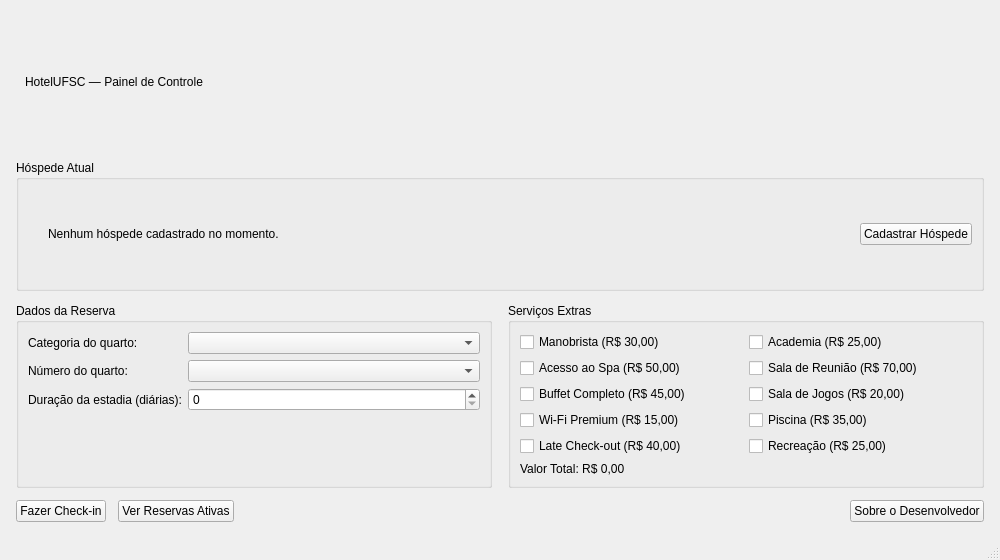
<?xml version="1.0" encoding="UTF-8"?>
<ui version="4.0">
 <class>JanelaPrincipal</class>
 <widget class="QMainWindow" name="JanelaPrincipal">
  <property name="geometry">
   <rect>
    <x>0</x>
    <y>0</y>
    <width>1000</width>
    <height>560</height>
   </rect>
  </property>
  <property name="windowTitle">
   <string>HotelUFSC - Painel de Controle</string>
  </property>
  <property name="objectName">
   <string>JanelaPrincipal</string>
  </property>
  <widget class="QWidget" name="centralwidget">
   <layout class="QVBoxLayout" name="rootLayout">
    <property name="spacing">
     <number>12</number>
    </property>
    <property name="leftMargin">
     <number>16</number>
    </property>
    <property name="topMargin">
     <number>16</number>
    </property>
    <property name="rightMargin">
     <number>16</number>
    </property>
    <property name="bottomMargin">
     <number>16</number>
    </property>

    <item>
     <widget class="QFrame" name="dashboardHeaderFrame">
      <property name="objectName">
       <string>dashboardHeaderFrame</string>
      </property>
      <layout class="QVBoxLayout" name="dashboardHeaderLayout">
       <item>
        <widget class="QLabel" name="dashboardTituloLabel">
         <property name="text">
          <string>HotelUFSC — Painel de Controle</string>
         </property>
         <property name="objectName">
          <string>dashboardTituloLabel</string>
         </property>
        </widget>
       </item>
      </layout>
     </widget>
    </item>

    <item>
     <widget class="QGroupBox" name="hospedeAtualGroupBox">
      <property name="title">
       <string>Hóspede Atual</string>
      </property>
      <layout class="QHBoxLayout" name="hospedeAtualLayout">
       <item>
        <widget class="QLabel" name="indicadorStatusLabel">
         <property name="minimumSize">
          <size>
           <width>14</width>
           <height>14</height>
          </size>
         </property>
         <property name="maximumSize">
          <size>
           <width>14</width>
           <height>14</height>
          </size>
         </property>
         <property name="text">
          <string/>
         </property>
         <property name="objectName">
          <string>indicadorStatusLabel</string>
         </property>
        </widget>
       </item>
       <item>
        <widget class="QLabel" name="hospedeAtualLabel">
         <property name="text">
          <string>Nenhum hóspede cadastrado no momento.</string>
         </property>
         <property name="objectName">
          <string>hospedeAtualLabel</string>
         </property>
        </widget>
       </item>
       <item>
        <spacer name="hospedeAtualSpacer">
         <property name="orientation">
          <enum>Qt::Horizontal</enum>
         </property>
         <property name="sizeHint" stdset="0">
          <size>
           <width>40</width>
           <height>20</height>
          </size>
         </property>
        </spacer>
       </item>
       <item>
        <widget class="QPushButton" name="cadastrarHospedeButton">
         <property name="text">
          <string>Cadastrar Hóspede</string>
         </property>
         <property name="objectName">
          <string>cadastrarHospedeButton</string>
         </property>
        </widget>
       </item>
      </layout>
     </widget>
    </item>

    <item>
     <layout class="QHBoxLayout" name="topSectionLayout">
      <property name="spacing">
       <number>16</number>
      </property>

      <item>
       <widget class="QGroupBox" name="reservaGroupBox">
        <property name="title">
         <string>Dados da Reserva</string>
        </property>
        <layout class="QFormLayout" name="reservaFormLayout">
         <item row="0" column="0">
          <widget class="QLabel" name="categoriaFieldLabel">
           <property name="text">
            <string>Categoria do quarto:</string>
           </property>
          </widget>
         </item>
         <item row="0" column="1">
          <widget class="QComboBox" name="categoriaQuartoComboBox">
           <property name="objectName">
            <string>categoriaQuartoComboBox</string>
           </property>
          </widget>
         </item>
         <item row="1" column="0">
          <widget class="QLabel" name="quartoFieldLabel">
           <property name="text">
            <string>Número do quarto:</string>
           </property>
          </widget>
         </item>
         <item row="1" column="1">
          <widget class="QComboBox" name="numeroQuartoComboBox">
           <property name="objectName">
            <string>numeroQuartoComboBox</string>
           </property>
          </widget>
         </item>
         <item row="2" column="0">
          <widget class="QLabel" name="duracaoFieldLabel">
           <property name="text">
            <string>Duração da estadia (diárias):</string>
           </property>
          </widget>
         </item>
         <item row="2" column="1">
          <widget class="QSpinBox" name="duracaoEstadiaSpinBox">
           <property name="objectName">
            <string>duracaoEstadiaSpinBox</string>
           </property>
          </widget>
         </item>
        </layout>
       </widget>
      </item>

      <item>
       <widget class="QGroupBox" name="extrasGroupBox">
        <property name="title">
         <string>Serviços Extras</string>
        </property>
        <layout class="QVBoxLayout" name="extrasOuterLayout">
         <item>
          <layout class="QGridLayout" name="extrasGridLayout">
           <item row="0" column="0">
            <widget class="QCheckBox" name="manobristaCheckBox">
             <property name="text">
              <string>Manobrista (R$ 30,00)</string>
             </property>
             <property name="objectName">
              <string>manobristaCheckBox</string>
             </property>
            </widget>
           </item>
           <item row="1" column="0">
            <widget class="QCheckBox" name="spaCheckBox">
             <property name="text">
              <string>Acesso ao Spa (R$ 50,00)</string>
             </property>
             <property name="objectName">
              <string>spaCheckBox</string>
             </property>
            </widget>
           </item>
           <item row="2" column="0">
            <widget class="QCheckBox" name="buffetCheckBox">
             <property name="text">
              <string>Buffet Completo (R$ 45,00)</string>
             </property>
             <property name="objectName">
              <string>buffetCheckBox</string>
             </property>
            </widget>
           </item>
           <item row="3" column="0">
            <widget class="QCheckBox" name="wifiPremiumCheckBox">
             <property name="text">
              <string>Wi-Fi Premium (R$ 15,00)</string>
             </property>
             <property name="objectName">
              <string>wifiPremiumCheckBox</string>
             </property>
            </widget>
           </item>
           <item row="4" column="0">
            <widget class="QCheckBox" name="lateCheckoutCheckBox">
             <property name="text">
              <string>Late Check-out (R$ 40,00)</string>
             </property>
             <property name="objectName">
              <string>lateCheckoutCheckBox</string>
             </property>
            </widget>
           </item>
           <item row="0" column="1">
            <widget class="QCheckBox" name="academiaCheckBox">
             <property name="text">
              <string>Academia (R$ 25,00)</string>
             </property>
             <property name="objectName">
              <string>academiaCheckBox</string>
             </property>
            </widget>
           </item>
           <item row="1" column="1">
            <widget class="QCheckBox" name="salaReuniaoCheckBox">
             <property name="text">
              <string>Sala de Reunião (R$ 70,00)</string>
             </property>
             <property name="objectName">
              <string>salaReuniaoCheckBox</string>
             </property>
            </widget>
           </item>
           <item row="2" column="1">
            <widget class="QCheckBox" name="salaJogosCheckBox">
             <property name="text">
              <string>Sala de Jogos (R$ 20,00)</string>
             </property>
             <property name="objectName">
              <string>salaJogosCheckBox</string>
             </property>
            </widget>
           </item>
           <item row="3" column="1">
            <widget class="QCheckBox" name="piscinaCheckBox">
             <property name="text">
              <string>Piscina (R$ 35,00)</string>
             </property>
             <property name="objectName">
              <string>piscinaCheckBox</string>
             </property>
            </widget>
           </item>
           <item row="4" column="1">
            <widget class="QCheckBox" name="recreacaoCheckBox">
             <property name="text">
              <string>Recreação (R$ 25,00)</string>
             </property>
             <property name="objectName">
              <string>recreacaoCheckBox</string>
             </property>
            </widget>
           </item>
          </layout>
         </item>
         <item>
          <widget class="QLabel" name="totalLabel">
           <property name="text">
            <string>Valor Total: R$ 0,00</string>
           </property>
           <property name="objectName">
            <string>totalLabel</string>
           </property>
          </widget>
         </item>
        </layout>
       </widget>
      </item>

     </layout>
    </item>

    <item>
     <layout class="QHBoxLayout" name="actionButtonsLayout">
      <item>
       <widget class="QPushButton" name="fazerCheckInButton">
        <property name="text">
         <string>Fazer Check-in</string>
        </property>
        <property name="objectName">
         <string>fazerCheckInButton</string>
        </property>
       </widget>
      </item>
      <item>
       <widget class="QPushButton" name="verReservasButton">
        <property name="text">
         <string>Ver Reservas Ativas</string>
        </property>
        <property name="objectName">
         <string>verReservasButton</string>
        </property>
       </widget>
      </item>
      <item>
       <spacer name="actionButtonsSpacer">
        <property name="orientation">
         <enum>Qt::Horizontal</enum>
        </property>
        <property name="sizeHint" stdset="0">
         <size>
          <width>40</width>
          <height>20</height>
         </size>
        </property>
       </spacer>
      </item>
      <item>
       <widget class="QPushButton" name="sobreDesenvolvedorButton">
        <property name="text">
         <string>Sobre o Desenvolvedor</string>
        </property>
        <property name="objectName">
         <string>sobreDesenvolvedorButton</string>
        </property>
       </widget>
      </item>
     </layout>
    </item>

   </layout>
  </widget>
  <widget class="QMenuBar" name="menubar">
   <property name="geometry">
    <rect>
     <x>0</x>
     <y>0</y>
     <width>1000</width>
     <height>22</height>
    </rect>
   </property>
  </widget>
  <widget class="QStatusBar" name="statusbar"/>
 </widget>
 <resources/>
 <connections/>
</ui>
